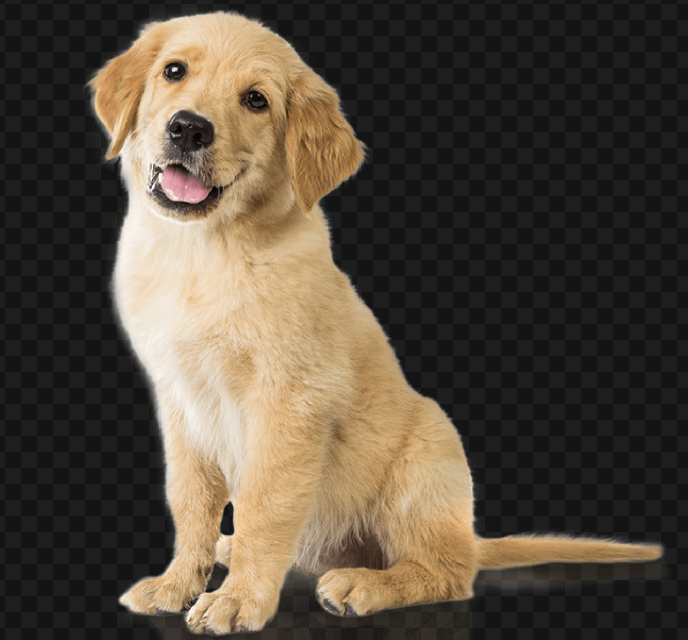
#> input picture images/6.png, 688 x 640 px, found by its file name
$ python cache_image_V4.py
#> lines starting #> are read from the running program, lines starting #| are printed output that depends on the picture
from PIL import Image


def masque_faibles(n,dec):
    """
    param : un entier entre 0 et 255 , dec : intensité du masquage: plus elle est grande, plus l'image aura de bits de poids forts
    out : un entier entre 0 et 255 ; sans bits de poids faibles
    """
    masque = 0b1111111100000000 >> dec # étape 1 : décaler le 1 de dec bits(celui de base est sur 16 bitys)
    masque & 0b11111111 #étape 2 : couper les bits en trop

    #EXEMPLE : pour dec = 4, 0b1111111100000000 >> dec donne masque = 0b11110000 ou equivalent en entier

    return n & masque  # opérateur bitwise qui compare la valeur binaire de n et masque(deja binaire) et renvoi la partie ou les deux morceaux binaires 's'overlappent'

def decalage(n,dec):
    """
    param : un entier entre 0 et 255 , dec : intensité du decalage(par defaut 4)
    out : un entier entre 0 et 255 ; dont les bits de poids forts ont été décalés vers les bits de poids faible
    """
    return n >> dec

def cache_image(im1_path,im2_path,bits_forts):
    """
    cache une image(im2) dans une autre image(im1) à l'aide de stéganogtraphie
    bits_forts : repartition des bits de poids forts de l'image 1 apres reduction
    """
    im1 = Image.open(im1_path).convert('RGB').resize((500,500))
    im2 = Image.open(im2_path).convert('RGB').resize((500,500))
    im_final = Image.new('RGB',(im1.width,im1.height))
    print(im1.size)
    print(im2.size)

    for x in range(im1.width):
        for y in range(im1.height):
            r,v,b = im1.getpixel((x,y))
            r,v,b = masque_faibles(r,bits_forts),masque_faibles(v,bits_forts),masque_faibles(b,bits_forts) #onn effectue unn masque de bits faibles sur l'image 1

            # on ne garde que les bits de poids forts des composantes RGB de l'image 1
            r2,v2,b2 = im2.getpixel((x,y))
            r2,v2,b2 = decalage(r2,bits_forts),decalage(v2,bits_forts),decalage(b2,bits_forts)
            # on fait passer les bits de poids fort des composantes RGB de l'image 2 en poids faible
            im_final.putpixel((x,y),(r+r2,v+v2,b+b2))
            # on assembles les deux enntiers :
                # l'un étant codé sur 4 bits en poids fort (0 < n < 2^8-2^4)
                # l'autre étant codé sur 4 bits en poids faible(0 < n < 2^5-1)
                # avec ca o ne risque pas de dépasser la limite de 255
                # par contre on a une erreur de 32 maximale pour chaque composante
    im_final.save('images/fusion.png')
    im_final.show()

if __name__ == '__main__':
    im1 = Image.open('images/6.png').convert('RGB').resize((500,500))
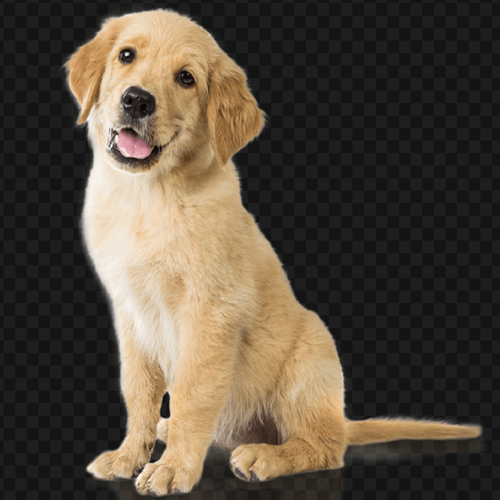
#> im1: PIL image 500x500 RGB; mean R, G, B 86.2, 75.7, 62.4
    im2 = Image.open('images/9.jpeg').convert('RGB').resize((500,500))
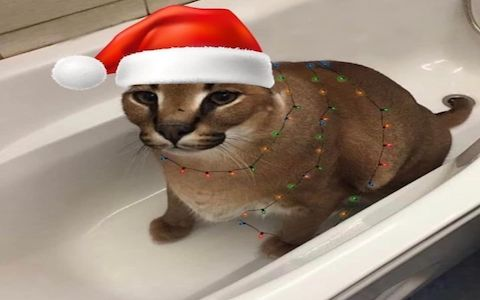
#> input picture images/9.jpeg, 480 x 300 px, found by its file name
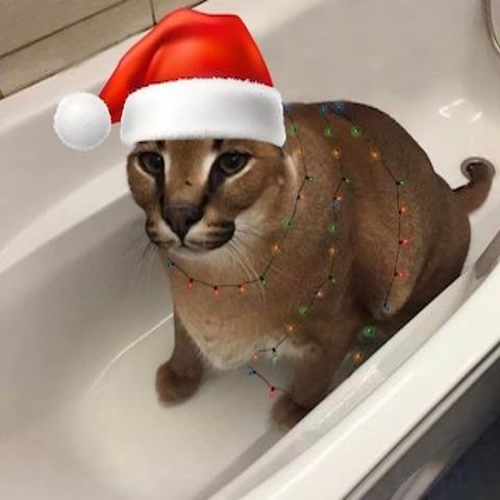
#> im2: PIL image 500x500 RGB; mean R, G, B 156.7, 136.5, 122.5
    cache_image(im1,im2,1)
#> (the run stopped early here; a loop or call above may not have finished)
